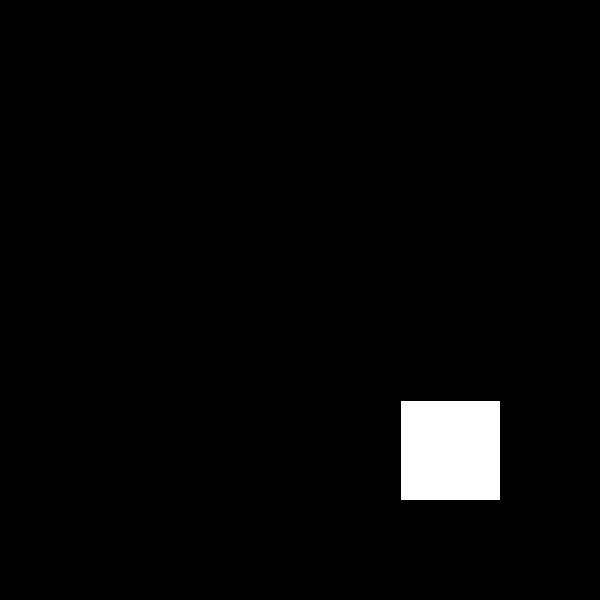
Frame 1 (no input)
Frame 60 (the mouse pressed at the canvas centre just before this capture): identical to frame 1, image omitted
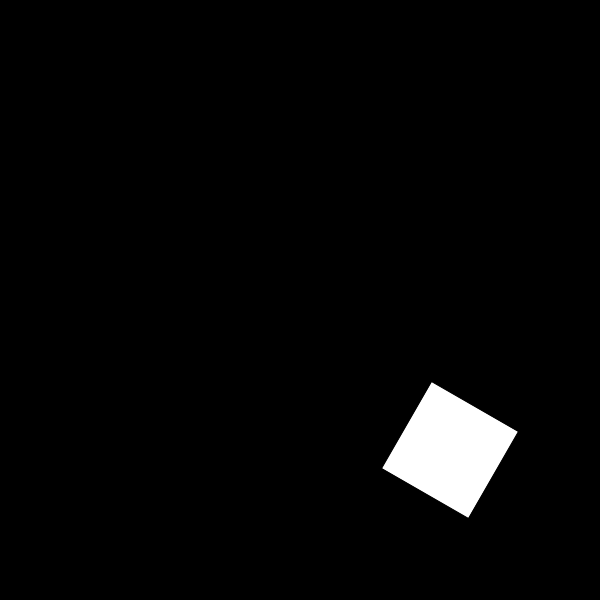
Frame 120 (the mouse held since frame 60 and released just before this capture)

The Processing sketch that drew these frames (run headless with seeded random() and noise(); from frame 60 on, the mouse is pressed at the canvas centre):

// Processing sketch: MidtermPractice2
// ── MidtermPractice2.pde

//change this sketch so it rotates around the original position of the shape 
int mouse = mouseX, mouseY;

void setup() {
  size(600, 600); 
  rectMode(CENTER); 
}

void draw(){
  int mouse = mouseX, mouseY;
  //rect(width/2, height/2, 100, 100); 
  background(0);
  
  pushMatrix();
  fill(255);
  translate(width*.75, height*.75);
  rotate(radians(mouse)); 
  rect(0, 0, 100, 100); 
  popMatrix(); 
}
